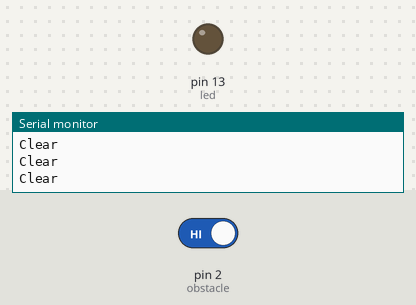
Bench run of a sketch on a simulated Arduino Uno, built with avr-gcc and run on an emulated ATmega328P. Parts: output pins drawn as LEDs (lit = HIGH), the last lines printed to the serial monitor. Inputs (shaded band) come from the test bench; at power-on: pin 2 (obstacle) HIGH.

Above: at 2.8 s.
2.9 s: pin 2 (obstacle) driven LOW
At 3.3 s:
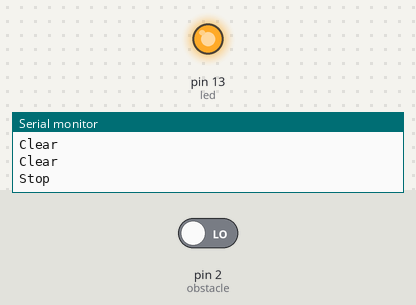
4.5 s: pin 2 (obstacle) driven HIGH
At 6.0 s:
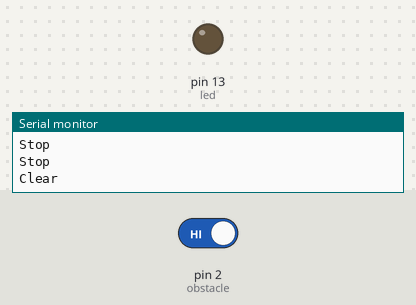
Timing chart, 0 to 7.5 s (numbered marks = the images above; inputs shaded):
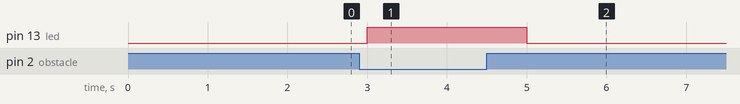

Measured:
- after the input at 2.9 s, pin 13 (led): LOW → HIGH after 0.10 s
- after the input at 4.5 s, pin 13 (led): HIGH → LOW after 0.50 s

The sketch:

Avoid.ino
```cpp
int led = 13;
int obstacle = 2;
int isObstacle = HIGH;

void setup() {
  // put your setup code here, to run once:
  pinMode(led, OUTPUT);
  pinMode(obstacle, INPUT);
  Serial.begin(9600);
}

void loop() {
  // put your main code here, to run repeatedly:
  isObstacle = digitalRead(obstacle);
  if (isObstacle == LOW){
    Serial.println("Stop");
    digitalWrite(led, HIGH);
  } else {
    Serial.println("Clear");
    digitalWrite(led, LOW);
  }
  delay(1000);
}
```
